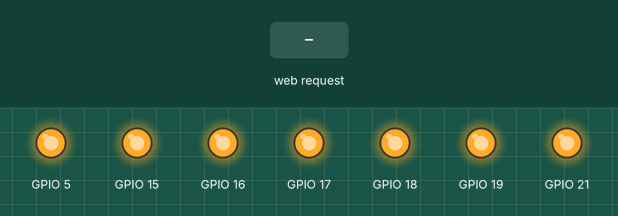
Bench run of a sketch on a simulated ESP32. Parts: output pins drawn as LEDs (lit = HIGH). The test bench sets the inputs (shaded band). WiFi joins after 1.5 s; servers stay silent unless stated; what the sketch prints to the serial monitor is not drawn.

Above: at 2.7 s.
2.8 s: HTTP request GET /E21 received
At 3.2 s:
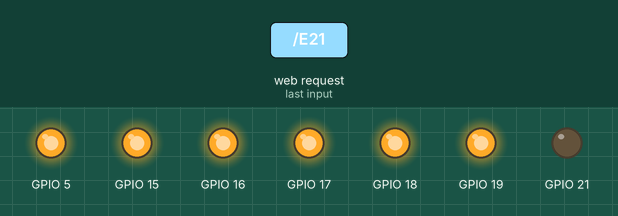
4.3 s: HTTP request GET /A21 received
At 5.6 s:
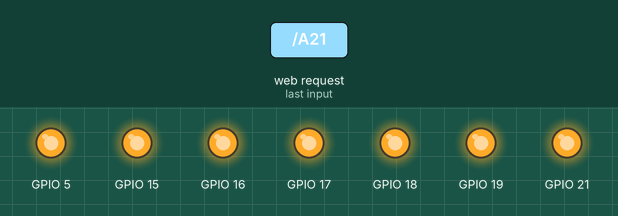
Timing chart, 0 to 7.3 s (numbered marks = the images above; inputs shaded):
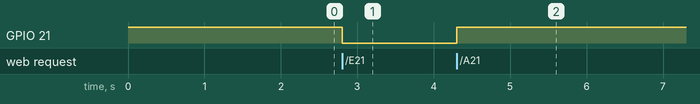

Measured:
- after the input at 2.8 s, GPIO 21: HIGH → LOW at once
- after the input at 4.3 s, GPIO 21: LOW → HIGH at once

The sketch:

control_focos_esp32.ino
```cpp
#include <WiFi.h>

// Credenciales de la red Wi-Fi
const char* ssid = "Roger";
const char* password = "123456788";

// Iniciar el servidor web en el puerto 80
WiFiServer server(80);

void setup() {
  Serial.begin(115200); // Inicializa la comunicación serial

  // Configuración de pines como salidas (7 focos)
  pinMode(21, OUTPUT);
  pinMode(19, OUTPUT);
  pinMode(18, OUTPUT);
  pinMode(5, OUTPUT);
  pinMode(17, OUTPUT);
  pinMode(16, OUTPUT);
  pinMode(15, OUTPUT);

  // Estado inicial: Todos los relés apagados (HIGH por la lógica del módulo)
  digitalWrite(21, HIGH);
  digitalWrite(19, HIGH);
  digitalWrite(18, HIGH);
  digitalWrite(5, HIGH);
  digitalWrite(17, HIGH);
  digitalWrite(16, HIGH);
  digitalWrite(15, HIGH);
  delay(10);

  // Conexión a la red WiFi
  Serial.println();
  Serial.print("Conectando a ");
  Serial.println(ssid);

  WiFi.begin(ssid, password);

  while (WiFi.status() != WL_CONNECTED) {
    delay(500);
    Serial.print(".");
  }

  Serial.println("");
  Serial.println("Conectado a la red WiFi.");
  Serial.print("Dirección IP: ");
  Serial.println(WiFi.localIP());

  server.begin();
}

void loop() {
  WiFiClient client = server.available(); // Escucha a los clientes entrantes

  if (client) {
    String currentLine = "";

    while (client.connected()) {
      if (client.available()) {
        char c = client.read();

        if (c == '\n') {
          // Si la línea actual está vacía, la solicitud HTTP ha terminado
          if (currentLine.length() == 0) {
            // Enviar respuesta HTTP
            client.println("HTTP/1.1 200 OK");
            client.println("Content-type:text/html");
            client.println();

            // Interfaz HTML Básica
            client.println("<!DOCTYPE html><html>");
            client.println("<head><meta name=\"viewport\" content=\"width=device-width, initial-scale=1\">");
            client.println("<title>Control de Iluminación</title></head>");
            client.println("<body><h1>Sistema Domotico ESP32</h1>");

            // Botones de ejemplo para el Foco del Pin 21
            client.println("<p>Foco Principal (Pin 21)</p>");
            client.println("<p><a href=\"/E21\"><button>Encender</button></a></p>");
            client.println("<p><a href=\"/A21\"><button>Apagar</button></a></p>");

            client.println("</body></html>");
            client.println();
            break;
          } else {
            currentLine = "";
          }
        } else if (c != '\r') {
          currentLine += c;
        }

        // Lógica de encendido y apagado (Comandos GET)
        if (currentLine.endsWith("GET /A21")) {
          digitalWrite(21, HIGH); // Apagar
        }
        if (currentLine.endsWith("GET /E21")) {
          digitalWrite(21, LOW);  // Encender
        }
        // (La misma lógica se repite para los demás pines: 19, 18, 5, 17, 16, 15)
      }
    }
    client.stop(); // Cerrar la conexión
    Serial.println("Cliente desconectado");
  }
}
```
